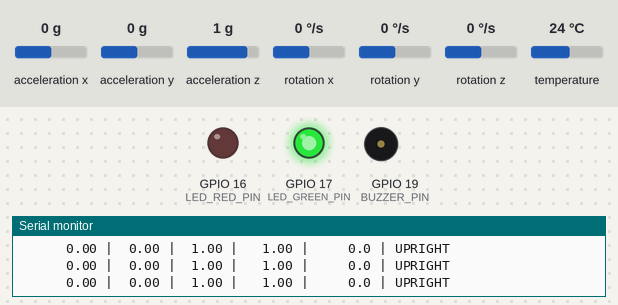
Bench run of a sketch on a simulated ESP32. On the bench: output pins drawn as LEDs (lit = HIGH), buzzer (waves = sounding, pin HIGH), the last lines printed to the serial monitor. The inputs (shaded band) are chosen by the test bench; at power-on: acceleration x 0 g, acceleration y 0 g, acceleration z 1 g, rotation x 0 °/s, rotation y 0 °/s, rotation z 0 °/s, temperature 24 °C.

Above: at 1.2 s.
1.3 s: acceleration x set to -0.9 g
3.5 s: acceleration x set to -1.2 g
At 5.5 s:
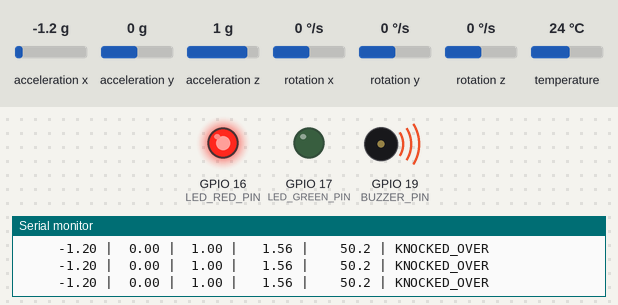
6.0 s: acceleration x set to -0.7 g
8.0 s: acceleration x set to -0.4 g
At 9.2 s:
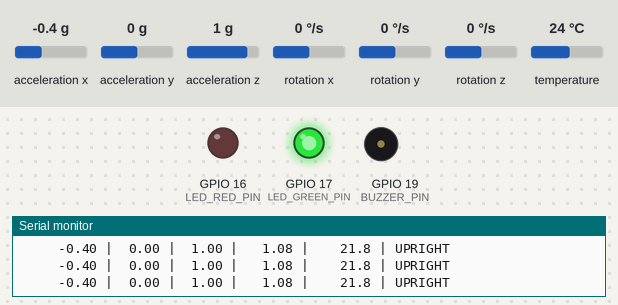
9.5 s: acceleration x set to -1.4 g
At 11.3 s:
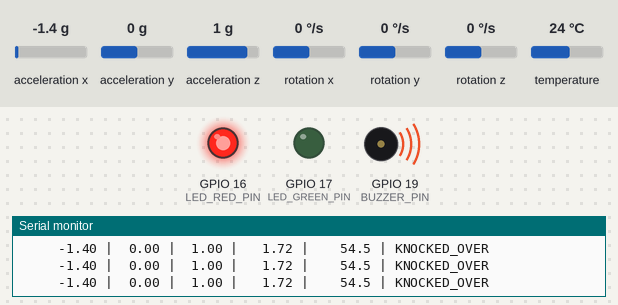
12.0 s: acceleration x set to 0 g
At 12.3 s:
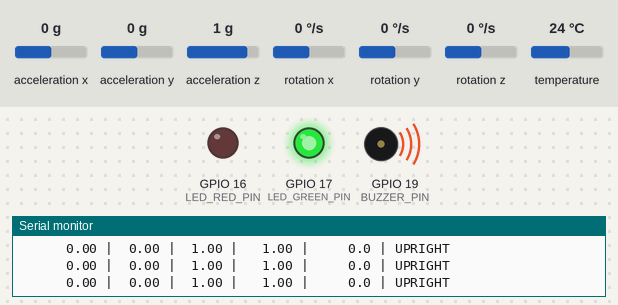
Timing chart, 0 to 15.0 s (numbered marks = the images above; inputs shaded):
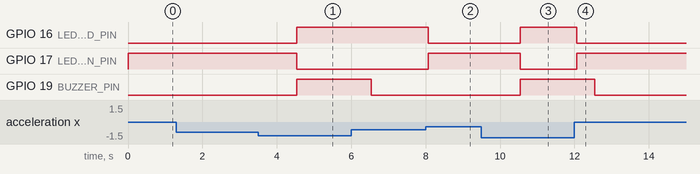

Measured:
- the behaviour switches between -1 and -1.1 g on acceleration x (found by bisection; images 0 and 1)
- the behaviour switches between -0.6 and -0.5 g on acceleration x (found by bisection; images 1 and 2)
- after the input at 3.5 s, GPIO 16 (LED_RED_PIN), GPIO 19 (BUZZER_PIN): LOW → HIGH after 1.0 s; GPIO 17 (LED_GREEN_PIN): HIGH → LOW after 1.0 s
- after the input at 8.0 s, GPIO 16 (LED_RED_PIN): HIGH → LOW after 0.07 s; GPIO 17 (LED_GREEN_PIN): LOW → HIGH after 0.07 s
- after the input at 9.5 s, GPIO 16 (LED_RED_PIN), GPIO 19 (BUZZER_PIN): LOW → HIGH after 1.0 s; GPIO 17 (LED_GREEN_PIN): HIGH → LOW after 1.0 s
- after the input at 12.0 s, GPIO 16 (LED_RED_PIN): HIGH → LOW after 0.07 s; GPIO 17 (LED_GREEN_PIN): LOW → HIGH after 0.07 s

The sketch:

smart_cone.ino
```cpp
#include <Wire.h>
#include <Adafruit_MPU6050.h>
#include <Adafruit_Sensor.h>
#include "config.h"

// --- State Machine ---
enum ConeState {
  UPRIGHT,
  IMPACT_ALERT,
  KNOCKED_OVER
};

Adafruit_MPU6050 mpu;
ConeState state = UPRIGHT;

unsigned long tiltStartTime = 0;
unsigned long alertStartTime = 0;
unsigned long buzzerStartTime = 0;
bool buzzerActive = false;
bool tiltTimerRunning = false;

// --- Helper Functions ---

void setLED(bool red, bool green) {
  digitalWrite(LED_RED_PIN, red ? HIGH : LOW);
  digitalWrite(LED_GREEN_PIN, green ? HIGH : LOW);
}

void buzzerOn() {
  digitalWrite(BUZZER_PIN, HIGH);
  buzzerActive = true;
  buzzerStartTime = millis();
}

void buzzerOff() {
  digitalWrite(BUZZER_PIN, LOW);
  buzzerActive = false;
}

const char* stateToString(ConeState s) {
  switch (s) {
    case UPRIGHT:      return "UPRIGHT";
    case IMPACT_ALERT: return "IMPACT_ALERT";
    case KNOCKED_OVER: return "KNOCKED_OVER";
    default:           return "UNKNOWN";
  }
}

// --- Setup ---

void setup() {
  Serial.begin(115200);
  while (!Serial) delay(10);

  Serial.println("\n=== Smart Cone v1.0 ===");
  Serial.println("Initializing...\n");

  // Init LED pins
  pinMode(LED_RED_PIN, OUTPUT);
  pinMode(LED_GREEN_PIN, OUTPUT);
  setLED(false, true); // Green = upright

  // Init buzzer pin
  pinMode(BUZZER_PIN, OUTPUT);
  buzzerOff();

  // Init MPU6050
  if (!mpu.begin()) {
    Serial.println("ERROR: MPU6050 not found! Check wiring:");
    Serial.println("  3.3V -> VCC");
    Serial.println("  GND  -> GND");
    Serial.println("  GPIO21 -> SDA");
    Serial.println("  GPIO22 -> SCL");

    // Blink red LED to indicate error
    while (1) {
      setLED(true, false);
      delay(500);
      setLED(false, false);
      delay(500);
    }
  }

  mpu.setAccelerometerRange(MPU6050_RANGE_8_G);
  mpu.setGyroRange(MPU6050_RANGE_500_DEG);
  mpu.setFilterBandwidth(MPU6050_BAND_21_HZ);

  Serial.println("MPU6050 OK");
  Serial.println("LED OK (green)");
  Serial.println("Buzzer OK");
  Serial.println("\nSmart Cone ready!\n");
  Serial.println("Accel X(g) | Y(g)  | Z(g)  | Mag(g) | Tilt(°) | State");
  Serial.println("---------- | ----- | ----- | ------ | ------- | -----");
}

// --- Main Loop ---

void loop() {
  // Read sensor
  sensors_event_t accel, gyro, temp;
  mpu.getEvent(&accel, &gyro, &temp);

  // Convert from m/s² to g (9.81 m/s² = 1g)
  float ax = accel.acceleration.x / 9.81;
  float ay = accel.acceleration.y / 9.81;
  float az = accel.acceleration.z / 9.81;

  // Calculate magnitude and tilt
  float magnitude = sqrt(ax * ax + ay * ay + az * az);
  float tiltDeg = acos(constrain(az / magnitude, -1.0, 1.0)) * 180.0 / PI;

  // Print readings
  Serial.printf("%10.2f | %5.2f | %5.2f | %6.2f | %7.1f | %s\n",
                ax, ay, az, magnitude, tiltDeg, stateToString(state));

  // Auto-off buzzer after duration
  if (buzzerActive && (millis() - buzzerStartTime >= BUZZER_DURATION_MS)) {
    buzzerOff();
  }

  // --- State Machine ---

  switch (state) {

    case UPRIGHT:
      setLED(false, true); // Green

      // Skip detection while buzzer is vibrating (prevents false triggers)
      if (buzzerActive) break;

      // Check for impact
      if (magnitude > IMPACT_THRESHOLD_G) {
        Serial.println("\n*** IMPACT DETECTED! ***\n");
        state = IMPACT_ALERT;
        alertStartTime = millis();
        setLED(true, false); // Red
        buzzerOn();
      }
      // Check for tilt (start of potential knockover)
      else if (tiltDeg > TILT_THRESHOLD_DEG) {
        if (!tiltTimerRunning) {
          tiltTimerRunning = true;
          tiltStartTime = millis();
        } else if (millis() - tiltStartTime >= TILT_SUSTAIN_MS) {
          Serial.println("\n*** KNOCKED OVER! ***\n");
          state = KNOCKED_OVER;
          setLED(true, false); // Red
          buzzerOn();
          tiltTimerRunning = false;
        }
      } else {
        tiltTimerRunning = false; // Reset if tilt goes back below threshold
      }
      break;

    case IMPACT_ALERT:
      // Wait for cooldown, then return to upright
      if (millis() - alertStartTime >= ALERT_COOLDOWN_MS) {
        Serial.println("\n--- Cooldown complete, resuming monitoring ---\n");
        state = UPRIGHT;
      }
      break;

    case KNOCKED_OVER:
      // Wait for recovery (tilt back below recovery threshold)
      if (tiltDeg < TILT_RECOVERY_DEG) {
        Serial.println("\n--- Cone recovered! Back upright ---\n");
        state = UPRIGHT;
      }
      break;
  }

  delay(50); // 20Hz sampling rate
}
```

config.h
```cpp
#ifndef CONFIG_H
#define CONFIG_H

// --- Pin Definitions ---

// I2C (MPU6050)
#define SDA_PIN 21
#define SCL_PIN 22

// RGB LED (KY-016)
#define LED_RED_PIN   16
#define LED_GREEN_PIN 17

// Active Buzzer
#define BUZZER_PIN 19

// --- Detection Thresholds ---

#define IMPACT_THRESHOLD_G   3.0   // Acceleration magnitude to trigger impact (in g)
#define TILT_THRESHOLD_DEG   45.0  // Tilt angle to start knockover detection (degrees)
#define TILT_RECOVERY_DEG    30.0  // Tilt angle to consider recovered (degrees)
#define TILT_SUSTAIN_MS      1000  // How long tilt must hold before knockover triggers (ms)
#define ALERT_COOLDOWN_MS    10000 // Cooldown between alerts to prevent spam (ms)
#define BUZZER_DURATION_MS   2000  // How long buzzer beeps on alert (ms)

// --- Wi-Fi (Phase 2) ---

// #define WIFI_SSID     "your-ssid"
// #define WIFI_PASSWORD "your-password"

// --- MQTT (Phase 2) ---

// #define MQTT_BROKER   "broker.hivemq.cloud"
// #define MQTT_PORT     8883
// #define MQTT_USER     "your-user"
// #define MQTT_PASSWORD "your-password"
// #define CONE_ID       "cone-001"

// --- Ntfy (Phase 2) ---

// #define NTFY_TOPIC    "smartcone-alerts"

#endif
```
